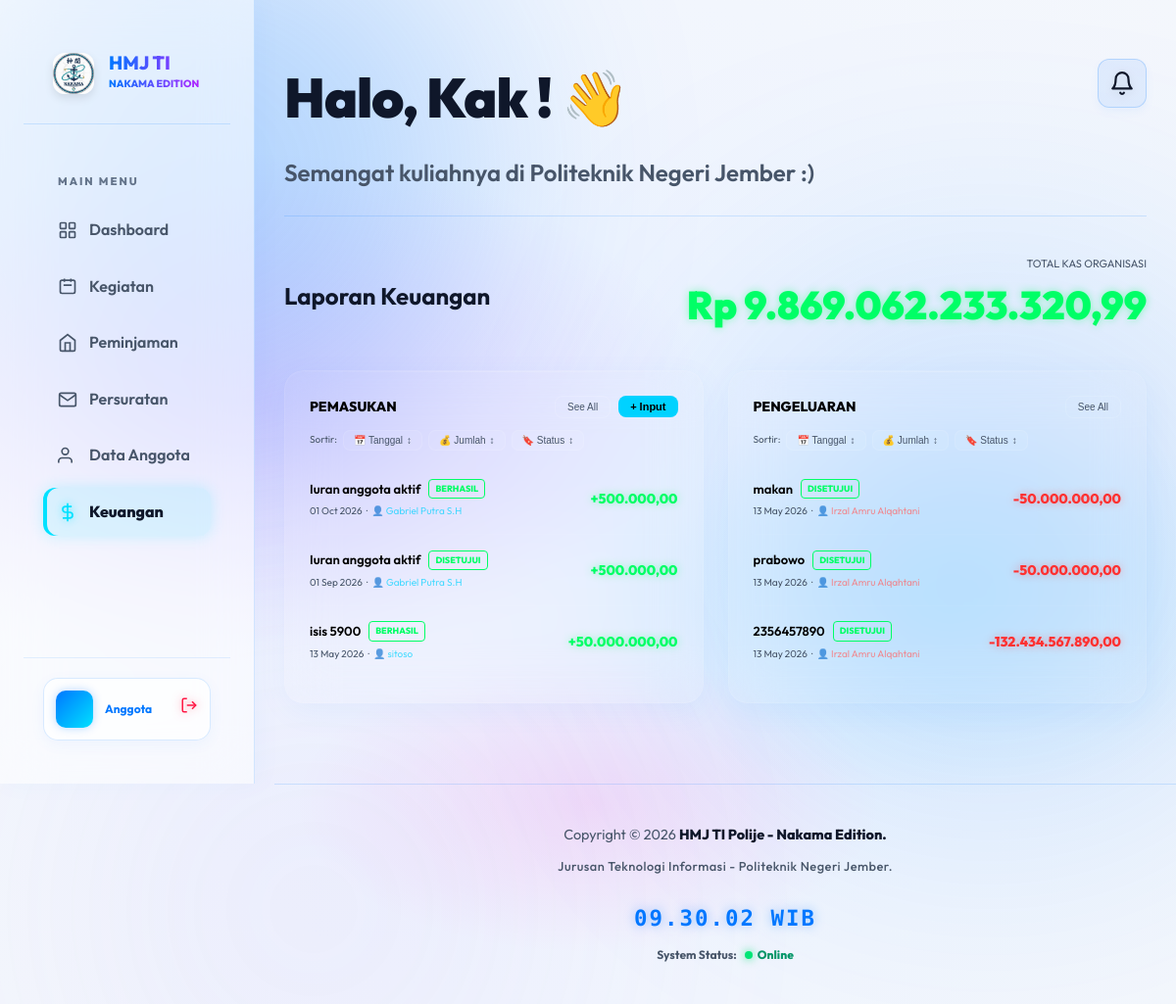
The page /keuangan.php (signed in) on the database as committed earlier.
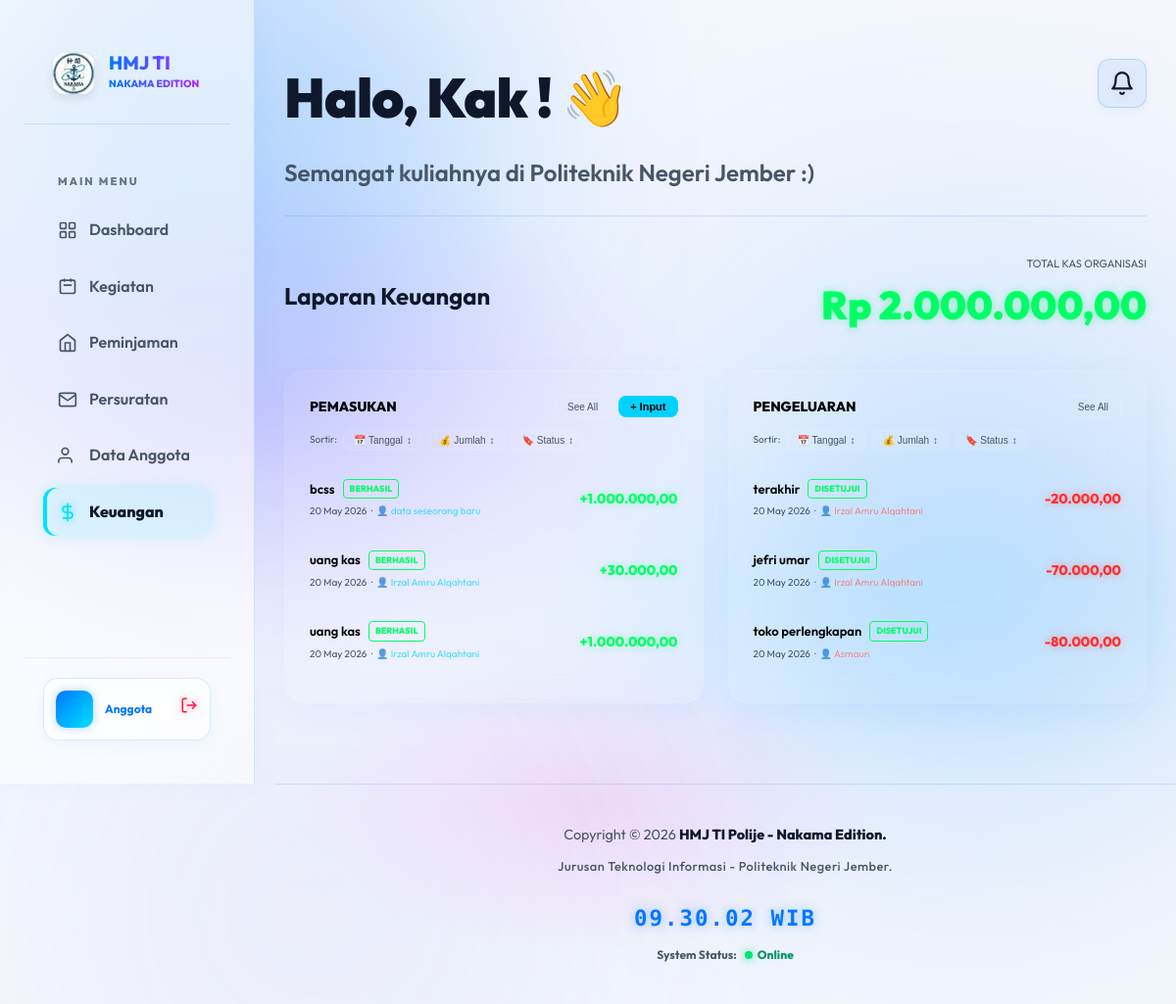
The same page on the database as committed later.
### tables this page shows
CREATE TABLE `pemasukan` (
  `id_pemasukan` int(11) NOT NULL,
  `id_anggota` int(11) NOT NULL,
  `id_kategori` int(11) NOT NULL,
  `id_kegiatan` int(11) DEFAULT NULL,
  `sumber_dana` varchar(100) DEFAULT NULL,
  `jumlah` decimal(15,2) NOT NULL,
  `tanggal` date NOT NULL,
  `bukti_pembayaran` varchar(255) DEFAULT NULL,
  `status` varchar(20) NOT NULL DEFAULT 'Menunggu'
);

CREATE TABLE `anggota` (
  `id_anggota` int(11) NOT NULL,
  `kode_pos` varchar(5) NOT NULL,
  `nim` varchar(20) NOT NULL,
  `nama_lengkap` varchar(150) NOT NULL,
  `email` varchar(100) DEFAULT NULL,
  `no_telp` varchar(20) DEFAULT NULL,
  `angkatan` varchar(10) DEFAULT NULL,
  `jurusan` varchar(100) DEFAULT NULL,
  `program_studi` varchar(100) DEFAULT NULL,
  `status_keanggotaan` varchar(50) NOT NULL DEFAULT 'Aktif'
);

CREATE TABLE `pengeluaran` (
  `id_pengeluaran` int(11) NOT NULL,
  `id_anggota` int(11) NOT NULL,
  `id_kategori` int(11) NOT NULL,
  `id_kegiatan` int(11) DEFAULT NULL,
  `penerima` varchar(100) DEFAULT NULL,
  `jumlah` decimal(15,2) NOT NULL,
  `tanggal` date NOT NULL,
  `status` varchar(20) NOT NULL DEFAULT 'Menunggu'
);

### classes/Database.php (called while the page is built, shortened)
<?php
class Database {
    private $host = "localhost";
    private $user = "u458429422_Nakama_HMJTI";
    private $pass = "5rVkO^W+Il4/";
    private $db   = "u458429422_Nakama_HMJTI";
    public function __construct() {
        try {
            $this->pdo = new PDO("mysql:host=$this->host;dbname=$this->db;charset=utf8", $this->user, $this->pass);
        } catch (PDOException $e) {
            die("Koneksi PDO gagal: " . $e->getMessage());
        }
    }
}
?>

### keuangan.php (the view, shortened to what the changed rows need)
<?php
require_once 'classes/Database.php';
$db   = new Database();
$saldoQuery = $db->pdo->query("
    SELECT
        (SELECT COALESCE(SUM(jumlah), 0) FROM pemasukan  WHERE status IN ('Berhasil','Disetujui')) -
        (SELECT COALESCE(SUM(jumlah), 0) FROM pengeluaran WHERE status IN ('Berhasil','Disetujui'))
    AS saldo
");
$saldo = (float)($saldoQuery->fetch(PDO::FETCH_ASSOC)['saldo'] ?? 0);
$resPemasukan   = $db->pdo->query("
    SELECT p.*, a.nama_lengkap AS nama_pencatat
    FROM pemasukan p
    LEFT JOIN anggota a ON p.id_anggota = a.id_anggota
    ORDER BY p.tanggal DESC, p.id_pemasukan DESC
")->fetchAll(PDO::FETCH_ASSOC);
$resPengeluaran = $db->pdo->query("
    SELECT p.*, a.nama_lengkap AS nama_pencatat
    FROM pengeluaran p
    LEFT JOIN anggota a ON p.id_anggota = a.id_anggota
    ORDER BY p.tanggal DESC, p.id_pengeluaran DESC
")->fetchAll(PDO::FETCH_ASSOC);
include 'partials/header.php';
?>
<main class="main-content">
    <?php include 'partials/navbar.php'; ?>
    <div class="pt-6 px-4" style="display:flex; flex-direction:column; gap:35px;">
        <div style="display:flex; justify-content:space-between; align-items:center; flex-wrap:wrap; gap:15px;">
            <div>
                <h2 class="text-2xl font-bold text-white">Laporan Keuangan</h2>
            </div>
            <div style="text-align:right;">
                <p style="color:var(--text-muted); font-size:11px; text-transform:uppercase;">Total Kas Organisasi</p>
                <h1 class="neon-green" style="font-size:2.5rem; font-weight:900;">
                    Rp <?= number_format($saldo, 2, ',', '.') ?>
                </h1>
            </div>
        </div>
        <div style="display:flex; flex-wrap:wrap; gap:25px; align-items: flex-start;">
            <div class="glass-card" style="padding:25px; flex:1; min-width:300px;">
                <table class="trx-table" id="tablePemasukan">
                    <?php $i = 0; foreach ($resPemasukan as $p): $i++;
                        $st    = $p['status'];
                        $color = ($st==='Berhasil'||$st==='Disetujui') ? '#00FF66' : ($st==='Ditolak' ? '#FF3131' : '#facc15');
                    ?>
                    <tr class="trx-row <?= $i > 3 ? 'collapsed' : '' ?>"
                        data-tanggal="<?= $p['tanggal'] ?>"
                        data-id="<?= $p['id_pemasukan'] ?>"
                        data-jumlah="<?= $p['jumlah'] ?>"
                        data-status="<?= htmlspecialchars($p['status']) ?>">
                        <td style="padding:15px 0;">
                            <div style="display:flex; align-items:center; gap:8px; flex-wrap:wrap;">
                                <span style="color:#000; font-weight:600; font-size:13px;"><?= htmlspecialchars($p['sumber_dana']) ?></span>
                                <span style="font-size:9px;font-weight:800;text-transform:uppercase;border:1px solid <?=$color?>;color:<?=$color?>;padding:2px 6px;border-radius:4px;">
                                    <?= htmlspecialchars($st) ?>
                                </span>
                            </div>
                            <div style="color:var(--text-muted); font-size:10px; margin-top:5px;">
                                <?= date('d M Y', strtotime($p['tanggal'])) ?>
                                &nbsp;·&nbsp;
                                <span style="color:rgba(0,210,255,0.7);">👤 <?= htmlspecialchars($p['nama_pencatat'] ?? 'Unknown') ?></span>
                            </div>
                        </td>
                        <td style="text-align:right; vertical-align:middle;">
                            <div class="neon-green" style="font-weight:800; font-size:14px;">
                                +<?= number_format((float)$p['jumlah'], 2, ',', '.') ?>
                            </div>
                        </td>
                    </tr>
                    <?php endforeach; ?>
                </table>
            </div>
            <div class="glass-card" style="padding:25px; flex:1; min-width:300px;">
                <table class="trx-table" id="tablePengeluaran">
                    <?php $j = 0; foreach ($resPengeluaran as $ex): $j++;
                        $stEx    = $ex['status'];
                        $colorEx = ($stEx==='Berhasil'||$stEx==='Disetujui') ? '#00FF66' : ($stEx==='Ditolak' ? '#FF3131' : '#facc15');
                    ?>
                    <tr class="trx-row <?= $j > 3 ? 'collapsed' : '' ?>"
                        data-tanggal="<?= $ex['tanggal'] ?>"
                        data-id="<?= $ex['id_pengeluaran'] ?>"
                        data-jumlah="<?= $ex['jumlah'] ?>"
                        data-status="<?= htmlspecialchars($ex['status']) ?>">
                        <td style="padding:15px 0;">
                            <div style="display:flex; align-items:center; gap:8px; flex-wrap:wrap;">
                                <span style="color:#000; font-weight:600; font-size:13px;"><?= htmlspecialchars($ex['penerima']) ?></span>
                                <span style="font-size:9px;font-weight:800;text-transform:uppercase;border:1px solid <?=$colorEx?>;color:<?=$colorEx?>;padding:2px 6px;border-radius:4px;">
                                    <?= htmlspecialchars($stEx) ?>
                                </span>
                            </div>
                            <div style="color:var(--text-muted); font-size:10px; margin-top:5px;">
                                <?= date('d M Y', strtotime($ex['tanggal'])) ?>
                                &nbsp;·&nbsp;
                                <span style="color:rgba(255,100,100,0.7);">👤 <?= htmlspecialchars($ex['nama_pencatat'] ?? 'Unknown') ?></span>
                            </div>
                        </td>
                        <td style="text-align:right; vertical-align:middle;">
                            <div class="neon-red" style="font-weight:800; font-size:14px;">
                                -<?= number_format((float)$ex['jumlah'], 2, ',', '.') ?>
                            </div>
                        </td>
                    </tr>
                    <?php endforeach; ?>
                </table>
            </div>
        </div>
    </div>
</main>
<?php include 'partials/footer.php'; ?>

Rows that differ between the two databases and show on the page:
removed pemasukan: sumber_dana "Iuran anggota aktif", status "BERHASIL", tanggal "01 Oct 2026", id_anggota.nama_lengkap "Gabriel Putra S.H", jumlah "500.000,00"
removed pemasukan: sumber_dana "Iuran anggota aktif", status "DISETUJUI", tanggal "01 Sep 2026", id_anggota.nama_lengkap "Gabriel Putra S.H", jumlah "500.000,00"
removed pemasukan: sumber_dana "isis 5900", status "BERHASIL", tanggal "13 May 2026", id_anggota.nama_lengkap "sitoso", jumlah "50.000.000,00"
removed pengeluaran: penerima "makan", status "DISETUJUI", tanggal "13 May 2026", id_anggota.nama_lengkap "Irzal Amru Alqahtani", jumlah "50.000.000,00"
removed pengeluaran: penerima "prabowo", status "DISETUJUI", tanggal "13 May 2026", id_anggota.nama_lengkap "Irzal Amru Alqahtani", jumlah "50.000.000,00"
removed pengeluaran: penerima "2356457890", status "DISETUJUI", tanggal "13 May 2026", id_anggota.nama_lengkap "Irzal Amru Alqahtani", jumlah "132.434.567.890,00"
added pemasukan: sumber_dana "bcss", status "BERHASIL", tanggal "20 May 2026", id_anggota.nama_lengkap "data seseorang baru", jumlah "1.000.000,00"
added pemasukan: sumber_dana "uang kas", status "BERHASIL", tanggal "20 May 2026", id_anggota.nama_lengkap "Irzal Amru Alqahtani", jumlah "30.000,00"
added pemasukan: sumber_dana "uang kas", status "BERHASIL", tanggal "20 May 2026", id_anggota.nama_lengkap "Irzal Amru Alqahtani", jumlah "1.000.000,00"
added pengeluaran: penerima "terakhir", status "DISETUJUI", tanggal "20 May 2026", id_anggota.nama_lengkap "Irzal Amru Alqahtani", jumlah "20.000,00"
added pengeluaran: penerima "jefri umar", status "DISETUJUI", tanggal "20 May 2026", id_anggota.nama_lengkap "Irzal Amru Alqahtani", jumlah "70.000,00"
added pengeluaran: penerima "toko perlengkapan", status "DISETUJUI", tanggal "20 May 2026", id_anggota.nama_lengkap "Asmaun", jumlah "80.000,00"
Other text that changed with them:
$saldo: "9.869.062.233.320,99" → "2.000.000,00"
